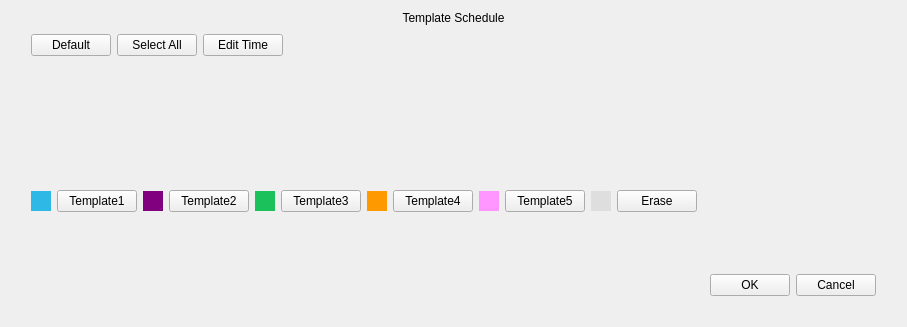
<?xml version="1.0" encoding="UTF-8"?>
<ui version="4.0">
 <class>DayNightSchedule</class>
 <widget class="QWidget" name="DayNightSchedule">
  <property name="geometry">
   <rect>
    <x>0</x>
    <y>0</y>
    <width>907</width>
    <height>327</height>
   </rect>
  </property>
  <property name="windowTitle">
   <string>Form</string>
  </property>
  <layout class="QGridLayout" name="gridLayout">
   <property name="spacing">
    <number>0</number>
   </property>
   <item row="0" column="0">
    <widget class="QLabel" name="label_title">
     <property name="text">
      <string>Template Schedule</string>
     </property>
     <property name="alignment">
      <set>Qt::AlignCenter</set>
     </property>
    </widget>
   </item>
   <item row="1" column="0">
    <widget class="QWidget" name="widget_background" native="true">
     <property name="sizePolicy">
      <sizepolicy hsizetype="Preferred" vsizetype="Expanding">
       <horstretch>0</horstretch>
       <verstretch>0</verstretch>
      </sizepolicy>
     </property>
     <layout class="QVBoxLayout" name="verticalLayout_2">
      <property name="leftMargin">
       <number>20</number>
      </property>
      <property name="rightMargin">
       <number>20</number>
      </property>
      <property name="bottomMargin">
       <number>20</number>
      </property>
      <item>
       <layout class="QHBoxLayout" name="horizontalLayout">
        <item>
         <widget class="MyPushButton" name="pushButton_default">
          <property name="text">
           <string>Default</string>
          </property>
         </widget>
        </item>
        <item>
         <widget class="MyPushButton" name="pushButton_selectAll">
          <property name="text">
           <string>Select All</string>
          </property>
         </widget>
        </item>
        <item>
         <widget class="MyPushButton" name="pushButton_editTime">
          <property name="text">
           <string>Edit Time</string>
          </property>
         </widget>
        </item>
        <item>
         <spacer name="horizontalSpacer">
          <property name="orientation">
           <enum>Qt::Horizontal</enum>
          </property>
          <property name="sizeHint" stdset="0">
           <size>
            <width>40</width>
            <height>20</height>
           </size>
          </property>
         </spacer>
        </item>
       </layout>
      </item>
      <item>
       <widget class="MsScheduleDraw" name="scheduleDraw" native="true">
        <property name="sizePolicy">
         <sizepolicy hsizetype="Preferred" vsizetype="Expanding">
          <horstretch>4</horstretch>
          <verstretch>0</verstretch>
         </sizepolicy>
        </property>
       </widget>
      </item>
      <item>
       <layout class="QHBoxLayout" name="horizontalLayout_3">
        <item>
         <widget class="ColorLabel" name="labelTemplate1">
          <property name="minimumSize">
           <size>
            <width>20</width>
            <height>0</height>
           </size>
          </property>
          <property name="maximumSize">
           <size>
            <width>20</width>
            <height>20</height>
           </size>
          </property>
          <property name="styleSheet">
           <string notr="true">background-color: #2EB8E6;</string>
          </property>
          <property name="text">
           <string/>
          </property>
         </widget>
        </item>
        <item>
         <widget class="MyPushButton" name="pushButtonTemplate1">
          <property name="text">
           <string>Template1</string>
          </property>
          <property name="checkable">
           <bool>true</bool>
          </property>
         </widget>
        </item>
        <item>
         <widget class="ColorLabel" name="labelTemplate2">
          <property name="minimumSize">
           <size>
            <width>20</width>
            <height>0</height>
           </size>
          </property>
          <property name="maximumSize">
           <size>
            <width>20</width>
            <height>20</height>
           </size>
          </property>
          <property name="styleSheet">
           <string notr="true">background-color: #800080;</string>
          </property>
          <property name="text">
           <string/>
          </property>
         </widget>
        </item>
        <item>
         <widget class="MyPushButton" name="pushButtonTemplate2">
          <property name="text">
           <string>Template2</string>
          </property>
          <property name="checkable">
           <bool>true</bool>
          </property>
         </widget>
        </item>
        <item>
         <widget class="ColorLabel" name="labelTemplate3">
          <property name="minimumSize">
           <size>
            <width>20</width>
            <height>0</height>
           </size>
          </property>
          <property name="maximumSize">
           <size>
            <width>20</width>
            <height>20</height>
           </size>
          </property>
          <property name="styleSheet">
           <string notr="true">background-color: #1BC15B;</string>
          </property>
          <property name="text">
           <string/>
          </property>
         </widget>
        </item>
        <item>
         <widget class="MyPushButton" name="pushButtonTemplate3">
          <property name="text">
           <string>Template3</string>
          </property>
          <property name="checkable">
           <bool>true</bool>
          </property>
         </widget>
        </item>
        <item>
         <widget class="ColorLabel" name="labelTemplate4">
          <property name="minimumSize">
           <size>
            <width>20</width>
            <height>0</height>
           </size>
          </property>
          <property name="maximumSize">
           <size>
            <width>20</width>
            <height>20</height>
           </size>
          </property>
          <property name="styleSheet">
           <string notr="true">background-color: #FF9900;</string>
          </property>
          <property name="text">
           <string/>
          </property>
         </widget>
        </item>
        <item>
         <widget class="MyPushButton" name="pushButtonTemplate4">
          <property name="text">
           <string>Template4</string>
          </property>
          <property name="checkable">
           <bool>true</bool>
          </property>
         </widget>
        </item>
        <item>
         <widget class="ColorLabel" name="labelTemplate5">
          <property name="minimumSize">
           <size>
            <width>20</width>
            <height>0</height>
           </size>
          </property>
          <property name="maximumSize">
           <size>
            <width>20</width>
            <height>20</height>
           </size>
          </property>
          <property name="styleSheet">
           <string notr="true">background-color: #FF96FF;</string>
          </property>
          <property name="text">
           <string/>
          </property>
         </widget>
        </item>
        <item>
         <widget class="MyPushButton" name="pushButtonTemplate5">
          <property name="text">
           <string>Template5</string>
          </property>
          <property name="checkable">
           <bool>true</bool>
          </property>
         </widget>
        </item>
        <item>
         <widget class="ColorLabel" name="labelAutoMode">
          <property name="minimumSize">
           <size>
            <width>20</width>
            <height>0</height>
           </size>
          </property>
          <property name="maximumSize">
           <size>
            <width>20</width>
            <height>20</height>
           </size>
          </property>
          <property name="styleSheet">
           <string notr="true">background-color: #DEDEDE;</string>
          </property>
          <property name="text">
           <string/>
          </property>
         </widget>
        </item>
        <item>
         <widget class="MyPushButton" name="pushButtonErase">
          <property name="text">
           <string>Erase</string>
          </property>
          <property name="checkable">
           <bool>true</bool>
          </property>
         </widget>
        </item>
        <item>
         <spacer name="horizontalSpacer_3">
          <property name="orientation">
           <enum>Qt::Horizontal</enum>
          </property>
          <property name="sizeHint" stdset="0">
           <size>
            <width>40</width>
            <height>20</height>
           </size>
          </property>
         </spacer>
        </item>
       </layout>
      </item>
      <item>
       <widget class="QWidget" name="widget" native="true">
        <property name="minimumSize">
         <size>
          <width>0</width>
          <height>50</height>
         </size>
        </property>
       </widget>
      </item>
      <item>
       <layout class="QHBoxLayout" name="horizontalLayout_2">
        <item>
         <spacer name="horizontalSpacer_2">
          <property name="orientation">
           <enum>Qt::Horizontal</enum>
          </property>
          <property name="sizeHint" stdset="0">
           <size>
            <width>40</width>
            <height>20</height>
           </size>
          </property>
         </spacer>
        </item>
        <item>
         <widget class="MyPushButton" name="pushButton_ok">
          <property name="text">
           <string>OK</string>
          </property>
         </widget>
        </item>
        <item>
         <widget class="MyPushButton" name="pushButton_cancel">
          <property name="text">
           <string>Cancel</string>
          </property>
         </widget>
        </item>
       </layout>
      </item>
     </layout>
    </widget>
   </item>
  </layout>
 </widget>
 <customwidgets>
  <customwidget>
   <class>MyPushButton</class>
   <extends>QPushButton</extends>
   <header>mypushbutton.h</header>
  </customwidget>
  <customwidget>
   <class>ColorLabel</class>
   <extends>QLabel</extends>
   <header>colorlabel.h</header>
  </customwidget>
  <customwidget>
   <class>MsScheduleDraw</class>
   <extends>QWidget</extends>
   <header>msscheduledraw.h</header>
   <container>1</container>
  </customwidget>
 </customwidgets>
 <resources/>
 <connections/>
</ui>
